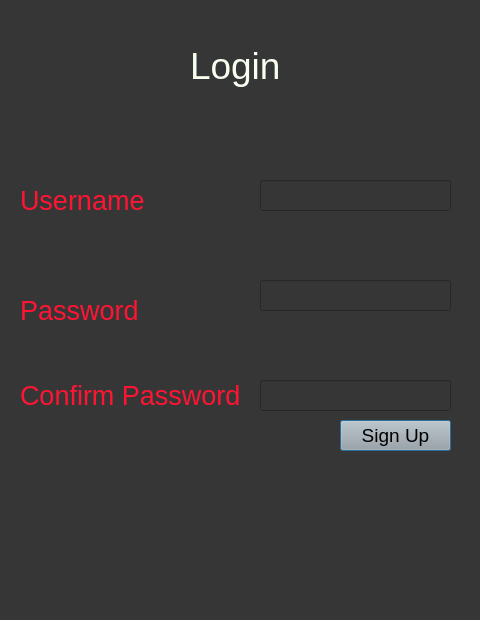
<?xml version="1.0" encoding="UTF-8"?>
<ui version="4.0">
 <class>Dialog</class>
 <widget class="QDialog" name="Dialog">
  <property name="geometry">
   <rect>
    <x>0</x>
    <y>0</y>
    <width>480</width>
    <height>620</height>
   </rect>
  </property>
  <property name="windowTitle">
   <string>Dialog</string>
  </property>
  <property name="styleSheet">
   <string notr="true">background-color: rgb(54, 54, 54);</string>
  </property>
  <widget class="QLabel" name="label">
   <property name="geometry">
    <rect>
     <x>190</x>
     <y>40</y>
     <width>131</width>
     <height>51</height>
    </rect>
   </property>
   <property name="styleSheet">
    <string notr="true">color:rgb(246, 255, 240); font-size:28pt;</string>
   </property>
   <property name="text">
    <string>Login</string>
   </property>
  </widget>
  <widget class="QLabel" name="label_2">
   <property name="geometry">
    <rect>
     <x>20</x>
     <y>170</y>
     <width>221</width>
     <height>61</height>
    </rect>
   </property>
   <property name="styleSheet">
    <string notr="true">color:rgb(255, 20, 51); font-size:20pt;</string>
   </property>
   <property name="text">
    <string>Username</string>
   </property>
  </widget>
  <widget class="QLineEdit" name="username">
   <property name="geometry">
    <rect>
     <x>260</x>
     <y>180</y>
     <width>191</width>
     <height>31</height>
    </rect>
   </property>
   <property name="styleSheet">
    <string notr="true">color:rgb(246, 255, 240); font-size:18pt;</string>
   </property>
   <property name="text">
    <string/>
   </property>
  </widget>
  <widget class="QLineEdit" name="password">
   <property name="geometry">
    <rect>
     <x>260</x>
     <y>280</y>
     <width>191</width>
     <height>31</height>
    </rect>
   </property>
   <property name="styleSheet">
    <string notr="true">color:rgb(246, 255, 240); font-size:18pt;</string>
   </property>
   <property name="text">
    <string/>
   </property>
  </widget>
  <widget class="QLabel" name="label_3">
   <property name="geometry">
    <rect>
     <x>20</x>
     <y>280</y>
     <width>131</width>
     <height>61</height>
    </rect>
   </property>
   <property name="styleSheet">
    <string notr="true">color:rgb(255, 20, 51); font-size:20pt;</string>
   </property>
   <property name="text">
    <string>Password</string>
   </property>
  </widget>
  <widget class="QPushButton" name="signupbutton">
   <property name="geometry">
    <rect>
     <x>340</x>
     <y>420</y>
     <width>111</width>
     <height>31</height>
    </rect>
   </property>
   <property name="styleSheet">
    <string notr="true">background-color: rgb(167, 168, 167);font-size:14pt;</string>
   </property>
   <property name="text">
    <string>Sign Up</string>
   </property>
  </widget>
  <widget class="QLineEdit" name="confirmpass">
   <property name="geometry">
    <rect>
     <x>260</x>
     <y>380</y>
     <width>191</width>
     <height>31</height>
    </rect>
   </property>
   <property name="styleSheet">
    <string notr="true">color:rgb(246, 255, 240); font-size:18pt;</string>
   </property>
   <property name="text">
    <string/>
   </property>
  </widget>
  <widget class="QLabel" name="label_4">
   <property name="geometry">
    <rect>
     <x>20</x>
     <y>380</y>
     <width>231</width>
     <height>31</height>
    </rect>
   </property>
   <property name="styleSheet">
    <string notr="true">color:rgb(255, 20, 51); font-size:20pt;</string>
   </property>
   <property name="text">
    <string>Confirm Password</string>
   </property>
  </widget>
 </widget>
 <resources/>
 <connections/>
</ui>
